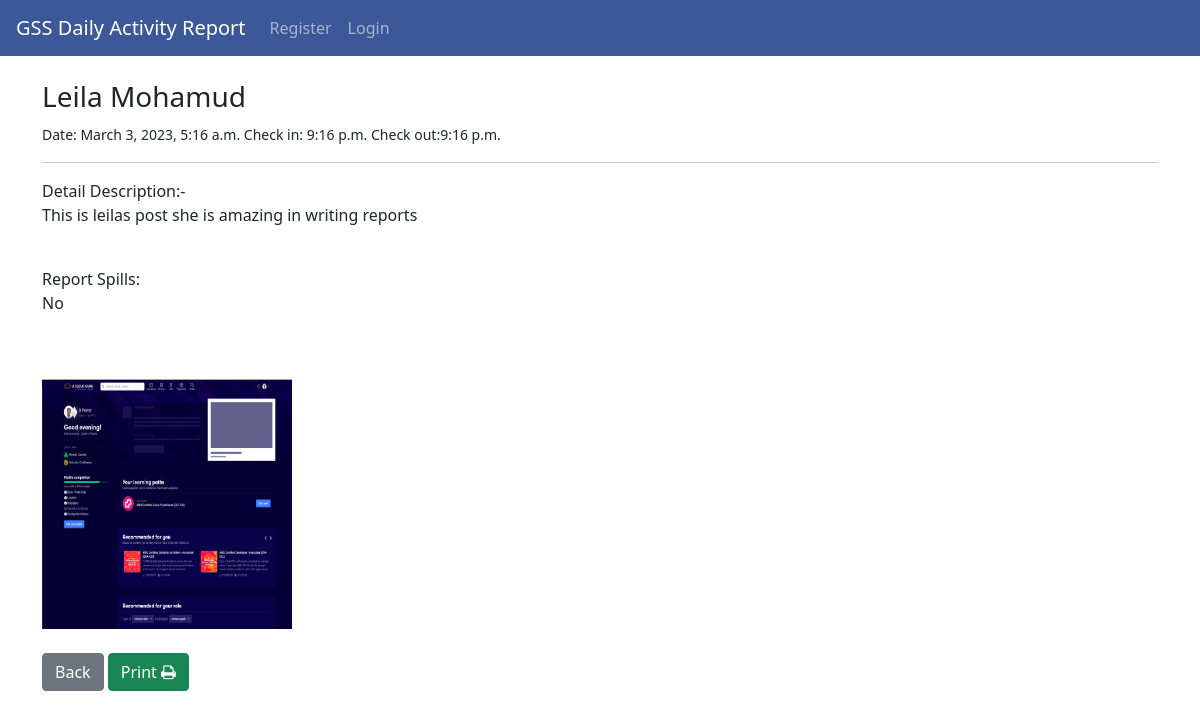
The app's page /article/2 with its own data.
### thedar/models.py (models this page shows, shortened)
class Post(models.Model):
    report_image=models.ImageField(null=True,blank=True, upload_to='images/')
    checkin=models.TimeField(max_length=200)
    checkout=models.TimeField(max_length=200)
    position=models.CharField(max_length=200,choices=position_choice)
    author=models.ForeignKey(User, on_delete=models.CASCADE)
    details=RichTextField(blank=True,null=True)
    report=RichTextField(blank=True,null=True)
    time=models.DateTimeField(auto_now_add=True)

### thedar/views.py (the view)
# urls.py: path('article/<int:pk>', ArticleDetailView.as_view(), name='article-detail'),
class ArticleDetailView(DetailView):
    model= Post
    template_name= 'article_details.html'

### thedar/templates/article_details.html (shortened to what this page needs)
{%extends 'base.html' %}
{%block content%}
<h3>{{object.author.first_name}} {{object.author.last_name}} </h3>
<small>Date: {{object.time}} Check in: {{object.checkin}} Check out:{{object.checkin}} </small><hr>
Detail Description:- {{object.details|safe}}<br>
Report Spills: {{object.report|safe}}<br><br>
{%if object.report_image%}
<img src="{{object.report_image.url}} " width="250 " height="250" > <br><br>
{%endif%}
<a id="printPageButton" href="{%url 'home'%}" class="btn btn-secondary">Back</a>
<button  id="printPageButton"  onclick="window.print()" class="btn btn-success" >Print <i class="fa fa-print"></i> </button>
{%endblock%}

### records on screen
Post: author.first_name "Leila", author.last_name "Mohamud", time "March 3, 2023, 5:16 a.m.", checkin "9:16 p.m.", details "This is leilas post she is amazing in writing reports", report "No", report_image (picture)
